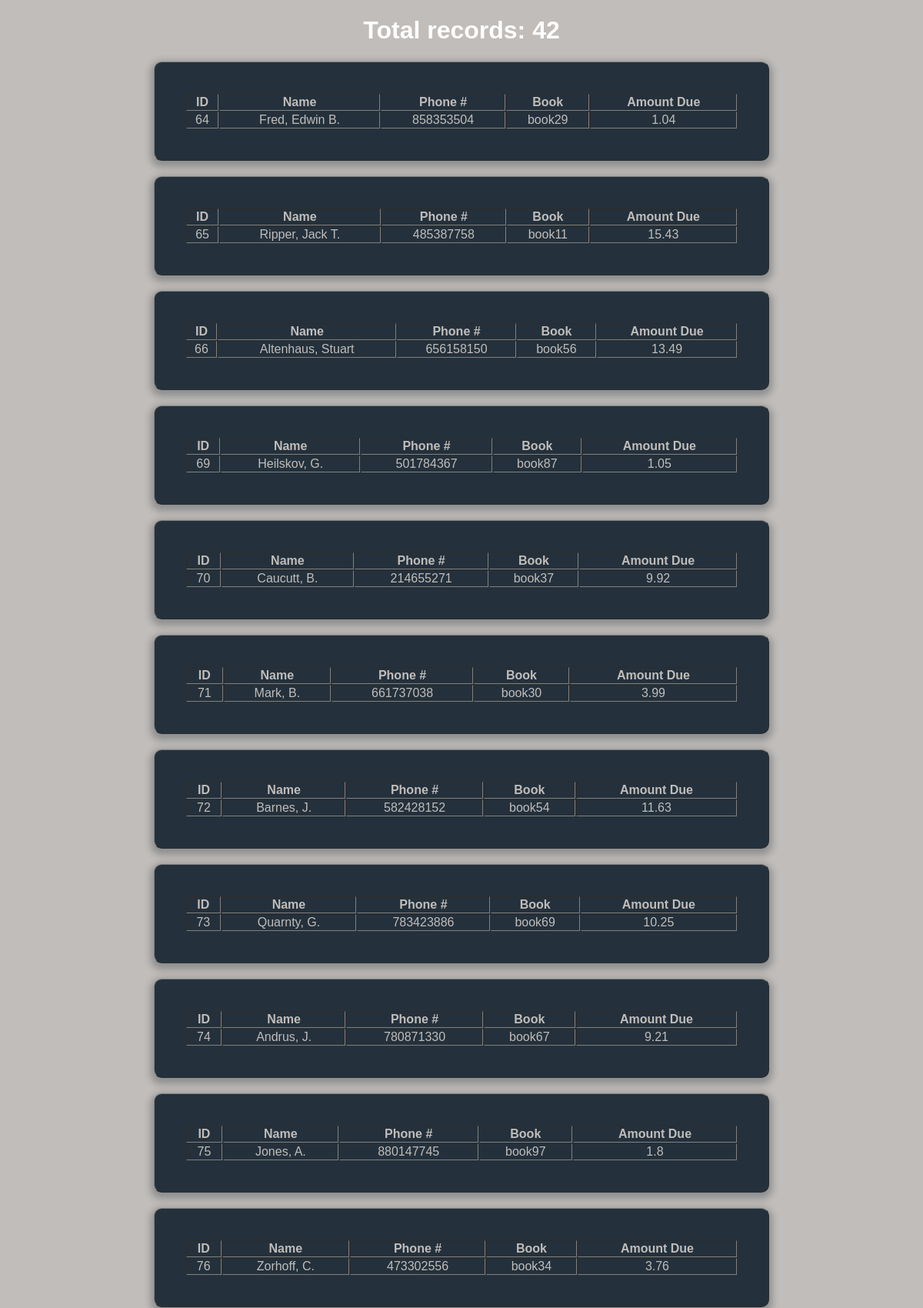
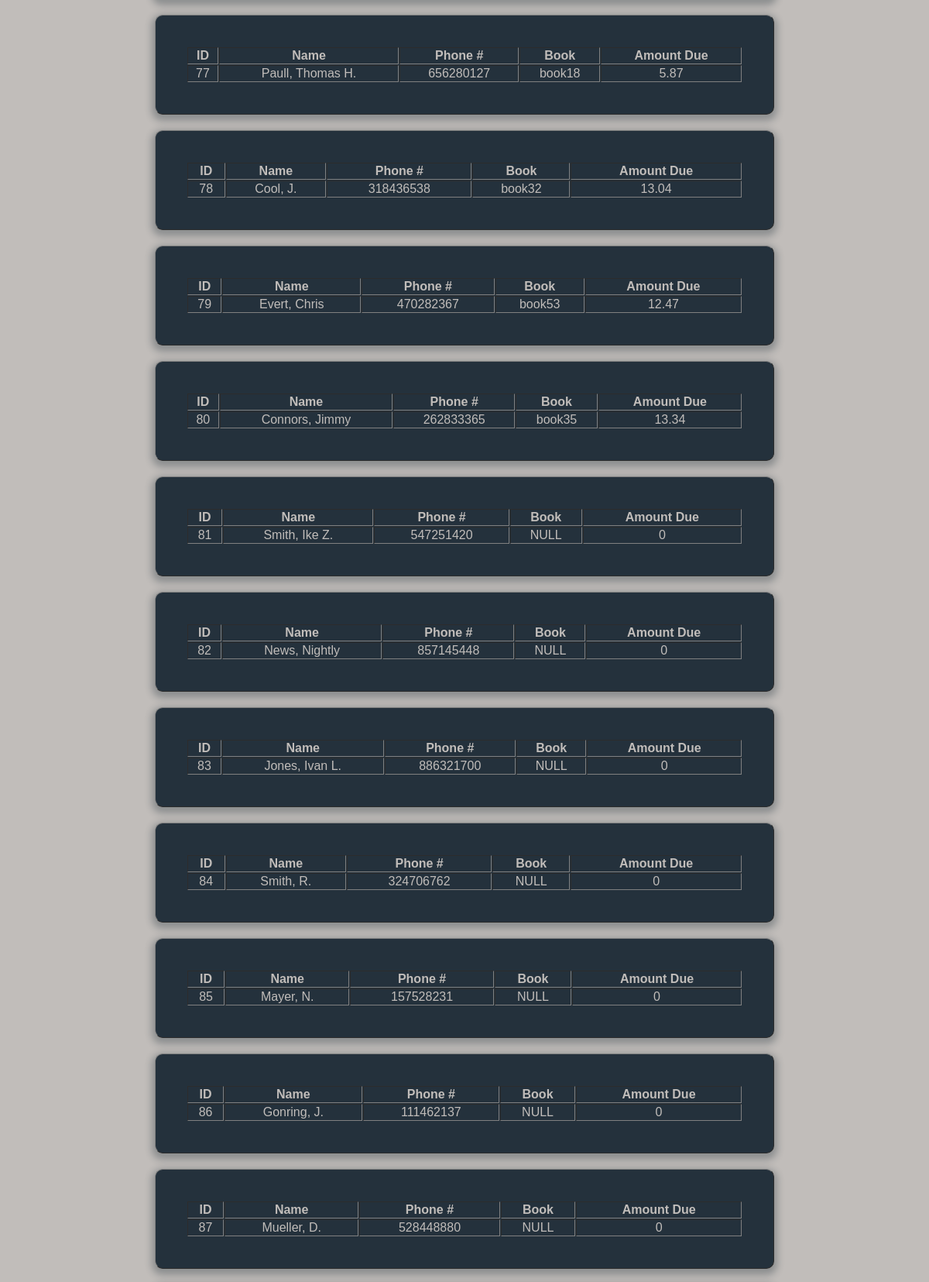
The page /booktrackingsystem/allparent.php (upper part) on the database its author committed (2 pictures, top to bottom).
### tables this page shows
CREATE TABLE `parent` (
  `parent_id` int(11) NOT NULL,
  `parent_name` varchar(40) NOT NULL,
  `phone_number` bigint(13) DEFAULT NULL,
  `book_id` int(11) NOT NULL DEFAULT '0'
);

CREATE TABLE `book` (
  `book_id` int(11) NOT NULL,
  `ISBN` varchar(80) NOT NULL,
  `book_name` varchar(45) NOT NULL,
  `price` double NOT NULL,
  `due_date` date NOT NULL DEFAULT '2099-12-31',
  `dept_id` int(11) NOT NULL,
  `checkout_date` date NOT NULL DEFAULT '2099-12-31'
);

### booktrackingsystem/allparent.php (the view, shortened to what this page needs)
<?php
require 'booktrackingdb.php'
?>
<?php
$sql = "SELECT * FROM parent ORDER BY parent_id";
$records = $mysqli->query($sql) or die($mysqli->error);
$counter = $records->num_rows;
?>
<!DOCTYPE html>
<html>
<head>
	<link rel="stylesheet" type="text/css" href="css/displayparentstyle.css">
	<h1><?php echo 'Total records: '.$counter ?></h1>
</head>
<body>
	<div>
		<?php
			while($parent = $records->fetch_assoc()){
				$book_name = 'NULL';
				$amount = 0;
				$book_result = $mysqli->query("SELECT * FROM book WHERE book_id = ".$parent['book_id']);
				if($book_result->num_rows > 0){
					$book_re = $book_result->fetch_assoc();
					$book_name = $book_re['book_name'];
					$amount = $book_re['price'];
				}
				echo "<table class=form width=100% border=1 cellpadding=1 cellspacing=1>";
				echo "<tr>";
				echo "<th>ID</th>";
				echo "<th>Name</th>";
				echo "<th>Phone #</th>";
				echo "<th>Book</th>";
				echo "<th>Amount Due</th>";
				echo "</tr>";
				echo "<tr class=field-wrap>";
				echo "<td>".$parent['parent_id']."</td>";
				echo "<td>".$parent['parent_name']."</td>";
				echo "<td>".$parent['phone_number']."</td>";
				echo "<td>".$book_name."</td>";
				echo "<td>".$amount."</td>";
				echo "</tr>";
				echo "</table>";
			}
		?>
	</div>
</body>
</html>

### booktrackingsystem/css/displayparentstyle.css (style rules this page uses)
body { background: url(bgimage.jpg), #c1bdba; font-family: 'Titillium Web', sans-serif; }
.form { background: rgba(19, 35, 47, 0.9); padding: 40px; max-width: 800px; margin: 20px auto; border-radius: 10px; box-shadow: 0 4px 10px 4px rgba(19, 35, 47, 0.3); }
table { color: #c1bdba; text-align: center; }
.field-wrap { position: relative; margin-bottom: 40px; }

### booktrackingsystem/allparent.php (style rules this page uses)
h1 { color:white;text-align: center; }

### rows shown on the page
parent: parent_id "64", parent_name "Fred, Edwin B.", phone_number "858353504", book.book_name "book29", book.price "1.04"
parent: parent_id "65", parent_name "Ripper, Jack T.", phone_number "485387758", book.book_name "book11", book.price "15.43"
parent: parent_id "66", parent_name "Altenhaus, Stuart", phone_number "656158150", book.book_name "book56", book.price "13.49"
parent: parent_id "69", parent_name "Heilskov, G.", phone_number "501784367", book.book_name "book87", book.price "1.05"
parent: parent_id "70", parent_name "Caucutt, B.", phone_number "214655271", book.book_name "book37", book.price "9.92"
parent: parent_id "71", parent_name "Mark, B.", phone_number "661737038", book.book_name "book30", book.price "3.99"
parent: parent_id "72", parent_name "Barnes, J.", phone_number "582428152", book.book_name "book54", book.price "11.63"
parent: parent_id "73", parent_name "Quarnty, G.", phone_number "783423886", book.book_name "book69", book.price "10.25"
parent: parent_id "74", parent_name "Andrus, J.", phone_number "780871330", book.book_name "book67", book.price "9.21"
parent: parent_id "75", parent_name "Jones, A.", phone_number "880147745", book.book_name "book97", book.price "1.8"
parent: parent_id "76", parent_name "Zorhoff, C.", phone_number "473302556", book.book_name "book34", book.price "3.76"
parent: parent_id "77", parent_name "Paull, Thomas H.", phone_number "656280127", book.book_name "book18", book.price "5.87"
parent: parent_id "78", parent_name "Cool, J.", phone_number "318436538", book.book_name "book32", book.price "13.04"
parent: parent_id "79", parent_name "Evert, Chris", phone_number "470282367", book.book_name "book53", book.price "12.47"
parent: parent_id "80", parent_name "Connors, Jimmy", phone_number "262833365", book.book_name "book35", book.price "13.34"
parent: parent_id "81", parent_name "Smith, Ike Z.", phone_number "547251420", book_name "NULL", amount "0"
parent: parent_id "82", parent_name "News, Nightly", phone_number "857145448", book_name "NULL", amount "0"
parent: parent_id "83", parent_name "Jones, Ivan L.", phone_number "886321700", book_name "NULL", amount "0"
parent: parent_id "84", parent_name "Smith, R.", phone_number "324706762", book_name "NULL", amount "0"
parent: parent_id "85", parent_name "Mayer, N.", phone_number "157528231", book_name "NULL", amount "0"
parent: parent_id "86", parent_name "Gonring, J.", phone_number "111462137", book_name "NULL", amount "0"
parent: parent_id "87", parent_name "Mueller, D.", phone_number "528448880", book_name "NULL", amount "0"

### other values the page prints
$counter "42"
